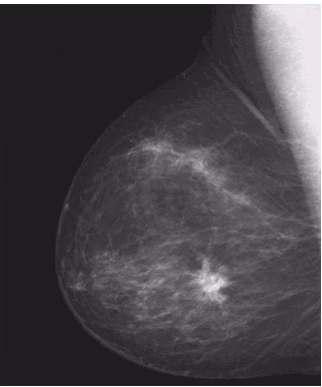
#> input picture project/process_img-master/process_img-master/bien doi am ban.png, 322 x 387 px
$ python -i change.py   (imports and definitions only)   (older library calls are emulated)
#> lines starting #> are read from the running program, lines starting #| are printed output that depends on the picture
#> further down, picture is the input picture: shape (387, 322, 3); mean B, G, R 70.8, 67.2, 70.6
# -*- coding: utf-8 -*-

# Form implementation generated from reading ui file 'uiProcessImg.ui'
#
# Created by: PyQt5 UI code generator 5.15.7
#
# WARNING: Any manual changes made to this file will be lost when pyuic5 is
# run again.  Do not edit this file unless you know what you are doing.

import tkinter
from turtle import width
from PyQt5 import QtCore, QtGui, QtWidgets
from PyQt5.QtWidgets import QFileDialog,QVBoxLayout,QFormLayout,QLineEdit,QDialogButtonBox,QDialog,QApplication
from PyQt5.QtGui import QImage
import cv2, imutils
import numpy as np
import cv2
import numpy as np
import tkinter as tk
from tkinter import Entry, Button
from PIL import Image

# from test import click_event

# from test import click_event

class Dialog(QDialog):

    # [30 lines left out: functions __init__, accept, not called in this run]
class Ui_MainWindow(object):
    #----------------------------------------------------------------------
    # [223 lines left out: functions setupUi, loadImage, not called in this run]

    #------------------------------------------------------------------load anh -------------------

    def gauss(self,img):
        img_canny = cv2.Canny(img,80,80)
        return img_canny
    # [16 lines left out: functions gaussActive, log, not called in this run]
    def logActive(self):
        dlg.show()
    # [91 lines left out: functions inputLog, Amban, ambanActive, thresholding, thresholdingActive, hammu and 5 more, not called in this run]

   #------------------------------------------sobel---------------------------------------
    def sobel_filter(self,img):
        # Chuyển ảnh sang ảnh đen trắng (grayscale)
        gray_image = cv2.cvtColor(img, cv2.COLOR_BGR2GRAY)

        # Áp dụng bộ lọc Sobel
        sobelx = cv2.Sobel(gray_image, cv2.CV_64F, 1, 0, ksize=3)
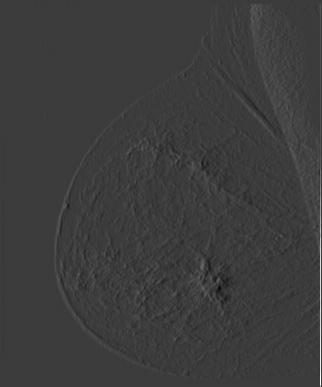
#> sobelx: shape (387, 322) float64; min -278, max 903, mean 4.3; drawn with min black and max white
        sobely = cv2.Sobel(gray_image, cv2.CV_64F, 0, 1, ksize=3)
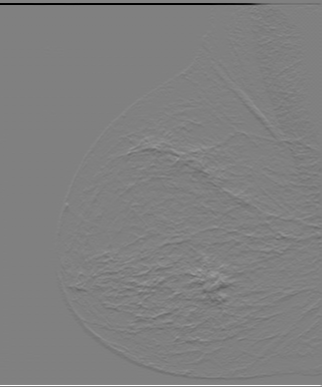
#> sobely: shape (387, 322) float64; min -910, max 896, mean -2.2; drawn with min black and max white

        # Tính toán độ lớn của đạo hàm
        gradient_magnitude = np.sqrt(np.square(sobelx) + np.square(sobely))
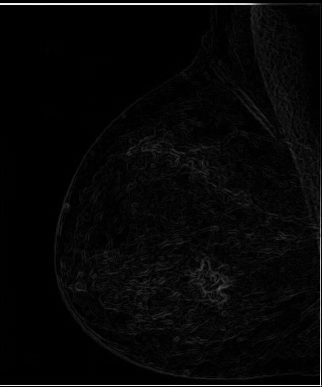
#> gradient_magnitude: shape (387, 322) float64; min 0, max 943.3, mean 27.6; drawn with min black and max white

        # Chuyển về định dạng uint8 để hiển thị
        gradient_magnitude = cv2.convertScaleAbs(gradient_magnitude)
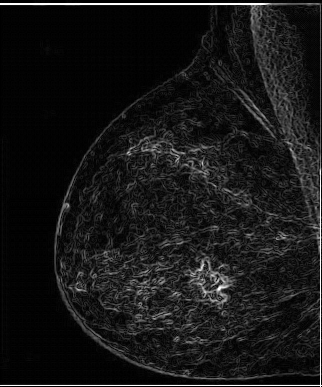
#> gradient_magnitude: shape (387, 322); min 0, max 255, mean 22.7

        return gradient_magnitude
    # [125 lines left out: functions sobelActive, canny_edge_detection, cannyActive, LOG, LOGActive, region_growing and 3 more, not called in this run]
        #-------------------------------------------------ve vien bang thuat toan gauss------------------------------------

    def Noise(self,img):
        blur = cv2.medianBlur(img,5)
        return blur
    # [5 lines left out: function noiseActive, not called in this run]

    # #------------------------------------------------khu noise------------------------------------


    def contrast(self,img):
        new_img=cv2.cvtColor(img, cv2.COLOR_BGR2GRAY)
        return new_img
    # [50 lines left out: functions contrastActive, sharpen, sharpenActive, turnRightImage, turnRightActive, turnLeftImage and 1 more, not called in this run]

    #-----------------------------------xoay anh phai qua trai -------------------------------------------
    # def cropImage(self,img):
    #     img_crop = img[0:400, 0:720]  # [ y1:y2 , x1:x2 ]
    #     return img_crop

    def cropImage(self,img,x1,y1,x2,y2):
        img_crop = img[y1:y2, x1:x2]  # [ y1:y2 , x1:x2 ]
        return img_crop
    # [34 lines left out: functions click_event, cropActive, resizeImage, not called in this run]

    def resizeActive(self):
        dlg.show()

    # [60 lines left out: functions inputSize, setPhoto, brightness_value, changeBrightness, blur_value, changeBlur and 1 more, not called in this run]


    def update(self,img):
        self.setPhoto(img)
        return img

    # [31 lines left out: functions savePhoto, retranslateUi, not called in this run]


        # self.pushButton_11.setText(_translate("MainWindow", "Làm mờ"))

# [18 lines not run here, left out]

>>> import cv2
>>> picture = cv2.imread('bien doi am ban.png')
>>> result = Ui_MainWindow().sobel_filter(picture)
